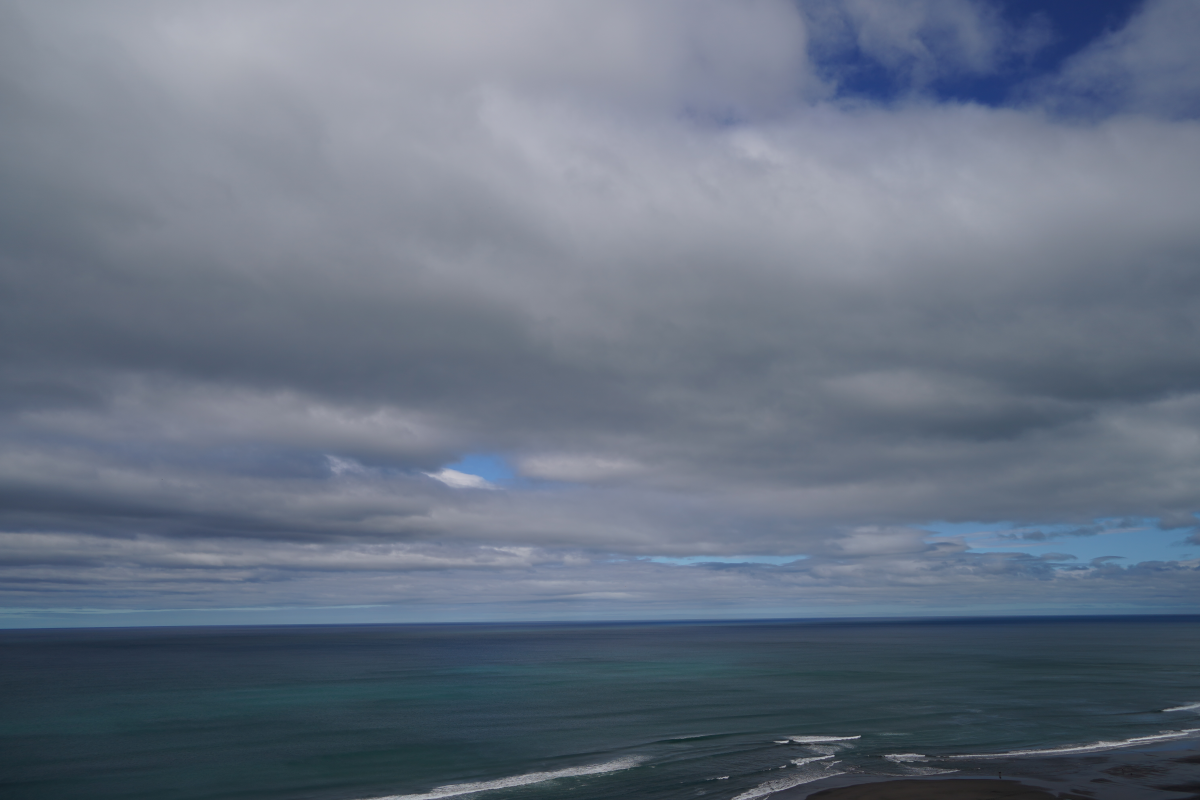
#> input picture data/Karioitahi_09Feb2022/132MSDCF-28mm-f4/DSC01013.JPG, 6000 x 4000 px, found by its file name (shown at 1/5 size); its folder holds 4 pictures in this run
$ jupyter execute resize_dir.ipynb   (older library calls are emulated)
#> lines starting #> are read from the running program, lines starting #| are printed output that depends on the picture
[cell 1]
#!/usr/bin/python
from PIL import Image
import os, sys
from cv2 import cv2
from pathlib import Path
home = str(Path.home())
path_in = home+"/data/Karioitahi_09Feb2022/132MSDCF-28mm-f4/"
path_out = home+"/data/Karioitahi_09Feb2022/132MSDCF-28mm-f4-small/"

dirs = os.listdir( path_in )

[cell 2]
def resize():
    for item in dirs:
        if os.path.isfile(path_in+item):
            im = Image.open(path_in+item)
#> im is the input picture: PIL image 6000x4000 RGB; mean R, G, B 102.4, 113.4, 129.6
            f, e = os.path.splitext(path_in+item)
            imResize = im.resize((480,320), Image.ANTIALIAS)
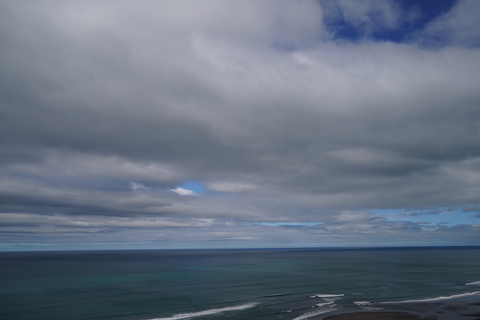
#> imResize: PIL image 480x320 RGB; mean R, G, B 102.4, 113.4, 129.6
            imResize.save(path_out + item, 'JPEG', quality=90)
            print(path_out + item)
#> pass 2 of the loop in resize, `for item in dirs:`:
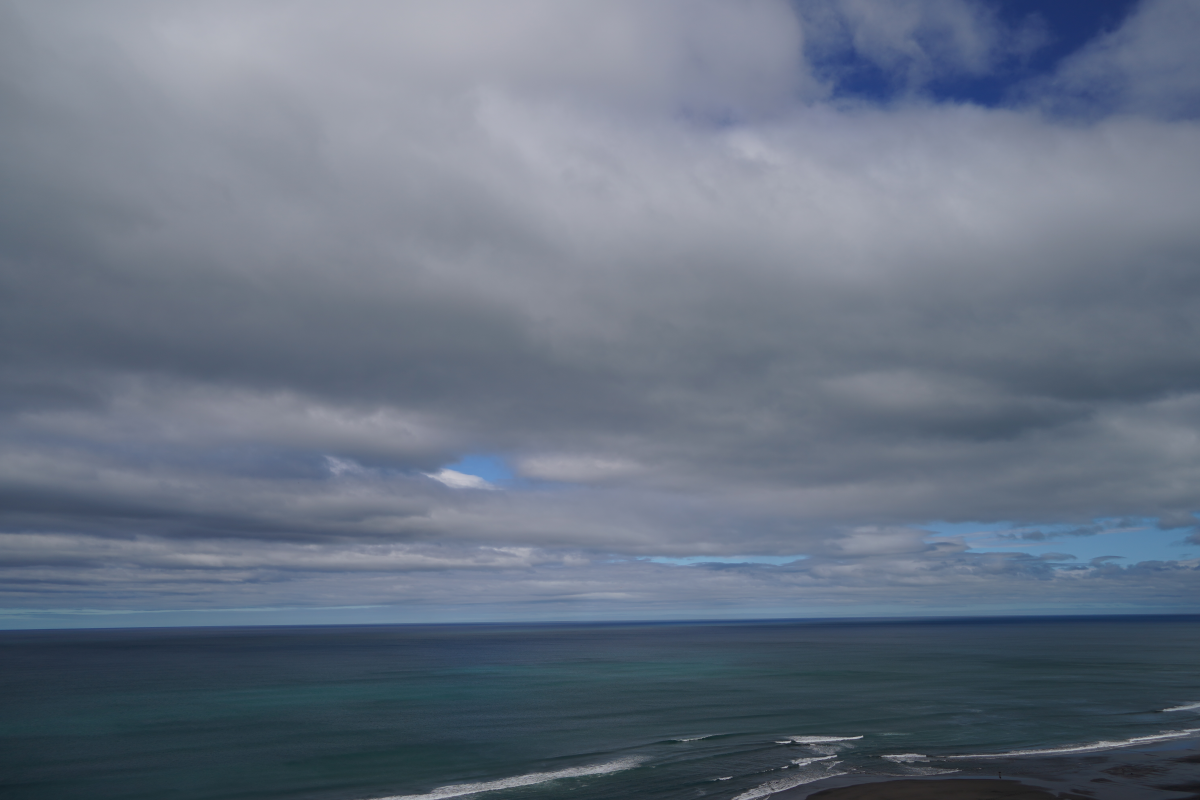
#> input picture data/Karioitahi_09Feb2022/132MSDCF-28mm-f4/DSC01014.JPG, 6000 x 4000 px, found by its file name (shown at 1/5 size)
#> in resize, im is the input picture: PIL image 6000x4000 RGB; mean R, G, B 102.7, 113.6, 129.8
#> in resize, `imResize = im.resize((480,320), Image.ANTIALIAS)`:
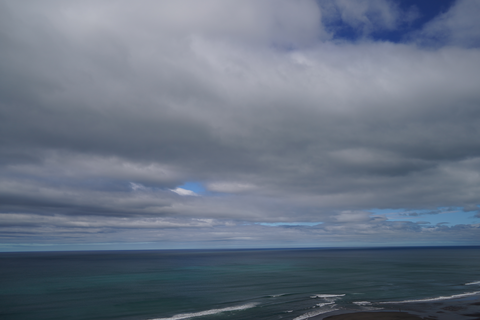
#> imResize: PIL image 480x320 RGB; mean R, G, B 102.7, 113.6, 129.8
#> pass 3 of the loop in resize, `for item in dirs:`:
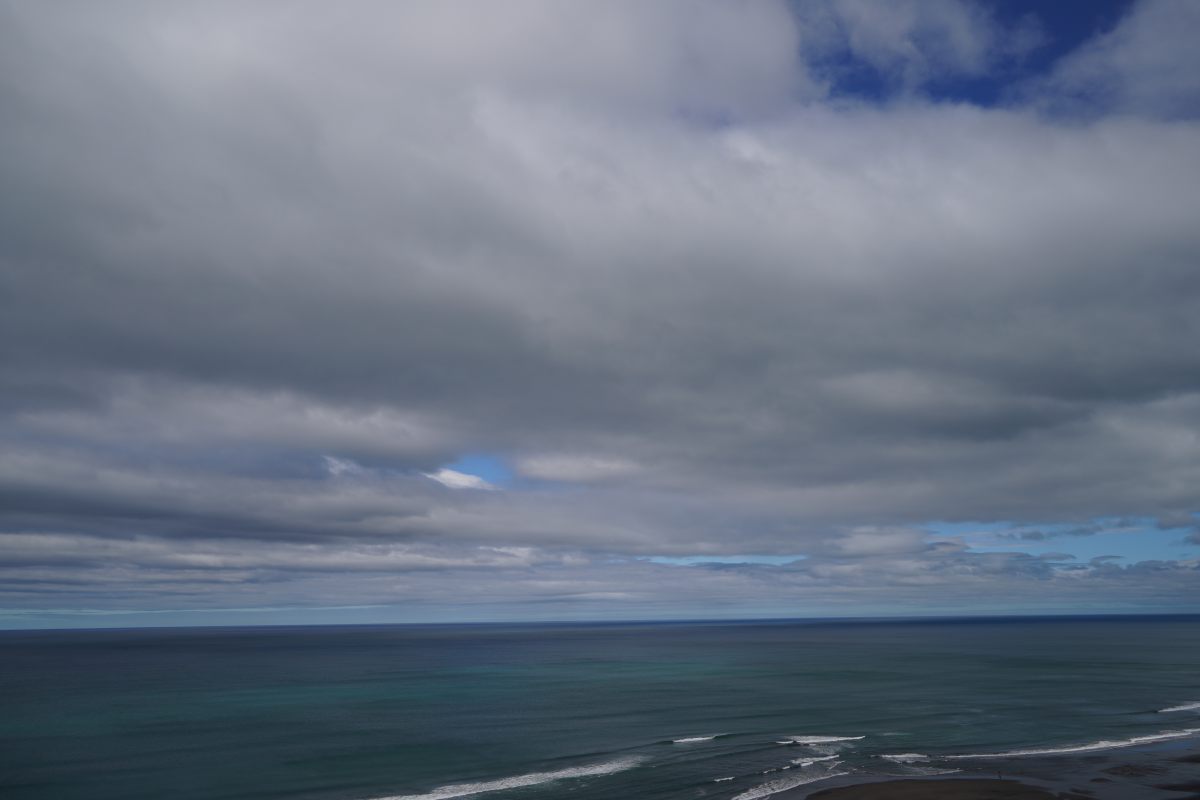
#> input picture data/Karioitahi_09Feb2022/132MSDCF-28mm-f4/DSC01015.JPG, 6000 x 4000 px, found by its file name (shown at 1/5 size)
#> in resize, im is the input picture: PIL image 6000x4000 RGB; mean R, G, B 102.7, 113.6, 129.8
#> in resize, `imResize = im.resize((480,320), Image.ANTIALIAS)`:
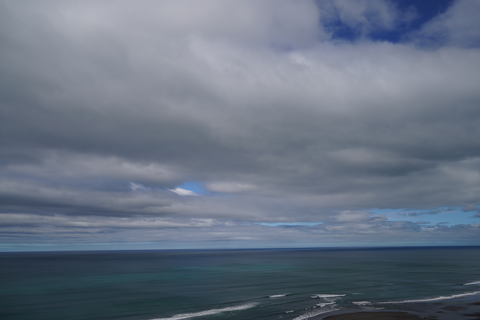
#> imResize: PIL image 480x320 RGB; mean R, G, B 102.7, 113.6, 129.8
#> the loop made 4 passes; the first 3 are shown

resize()
